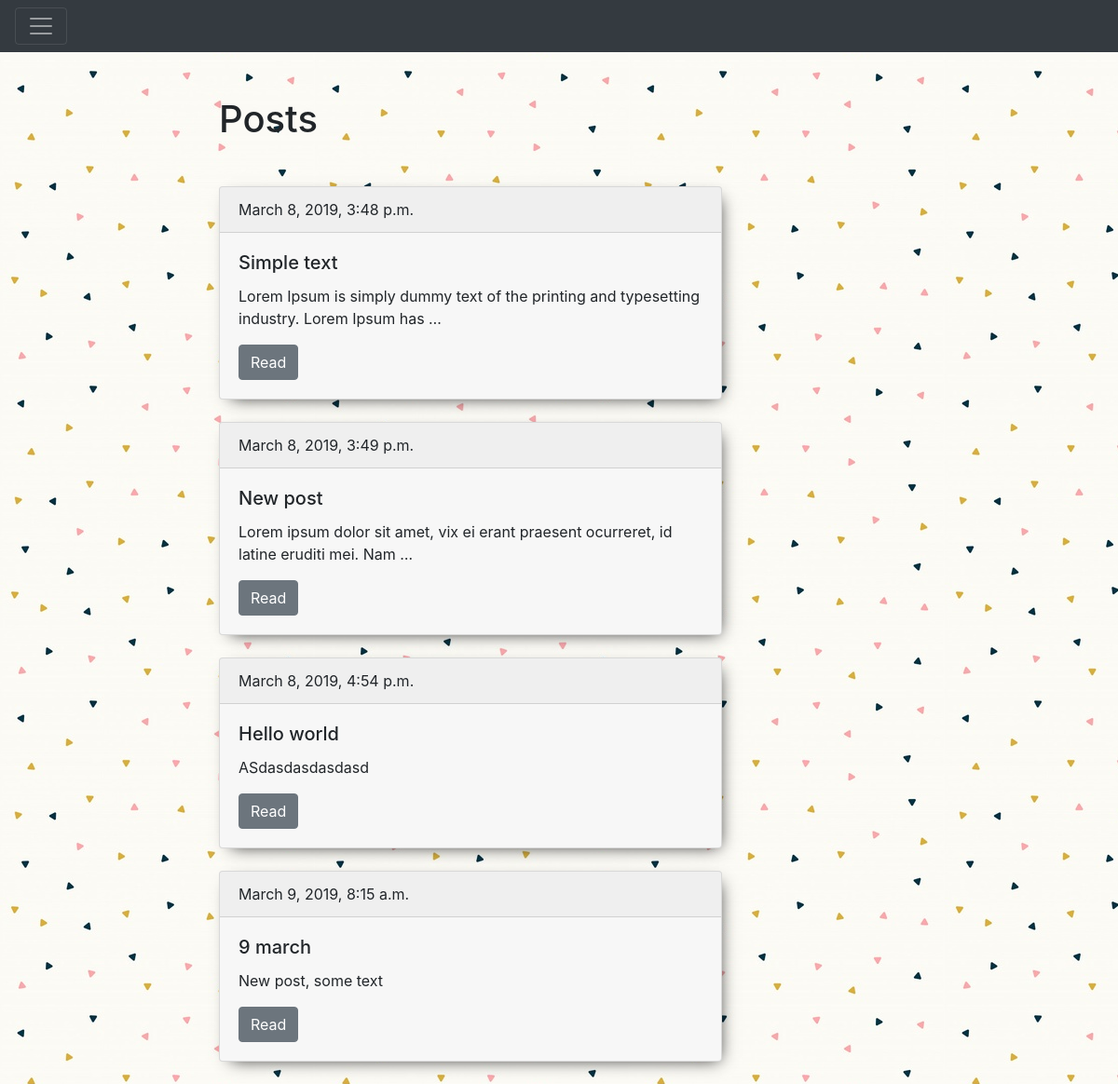
Before: /blog/ with the older database file.
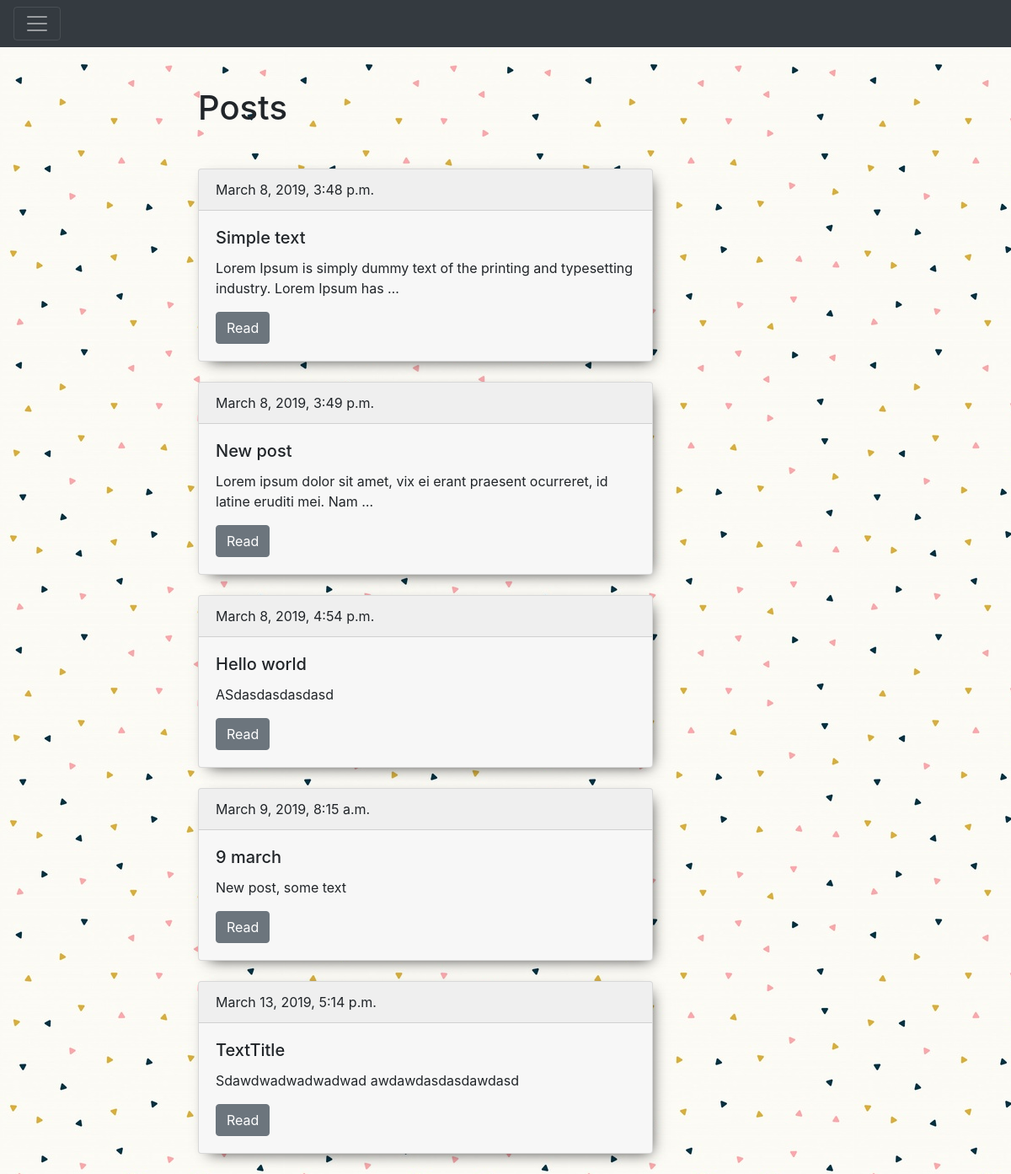
After: the same page with the newer database file.
### blog/models.py (models this page shows, shortened)
class Post(models.Model):
    title = models.CharField(max_length=150, db_index=True)
    slug = models.SlugField(max_length=150, unique=True,blank=True)
    body = models.TextField(blank=True, db_index=True)
    date_pub = models.DateTimeField(auto_now_add=True)
    tags = models.ManyToManyField('Tag', blank=True, related_name='posts')
    img = models.ImageField(upload_to='images/', null=True, blank=True)
    def get_absolute_url(self):
        return reverse('post_detail_url', kwargs={'slug': self.slug})

### blog/views.py (the view)
# urls.py: path('', posts_list, name='post_list_url'),
def posts_list(request):
    posts = Post.objects.all()
    return(render(request, 'blog/index.html', context={'posts': posts}))

### blog/templates/blog/index.html (shortened to what this page needs)
{% extends 'blog/base_blog.html'%}
{% block content %}
  <h1 class="mb-5">Posts</h1>
    {% for post in posts %}
    <div class="card mb-4">
      <div class="card-header">
        {{post.date_pub}}
      </div>
      <div class="card-body">
        <h5 class="card-title">{{post.title}}</h5>
        <p class="card-text">{{post.body | truncatewords:15}}</p>
        <div><a href="{{ post.get_absolute_url }}" class="btn btn-secondary">Read</a></div>
      </div>
    </div>
    {% endfor %}
{% endblock %}

Changed rows visible on the page:
added Post: date_pub "March 13, 2019, 5:14 p.m.", title "TextTitle", body "Sdawdwadwadwadwad awdawdasdasdawdasd"
